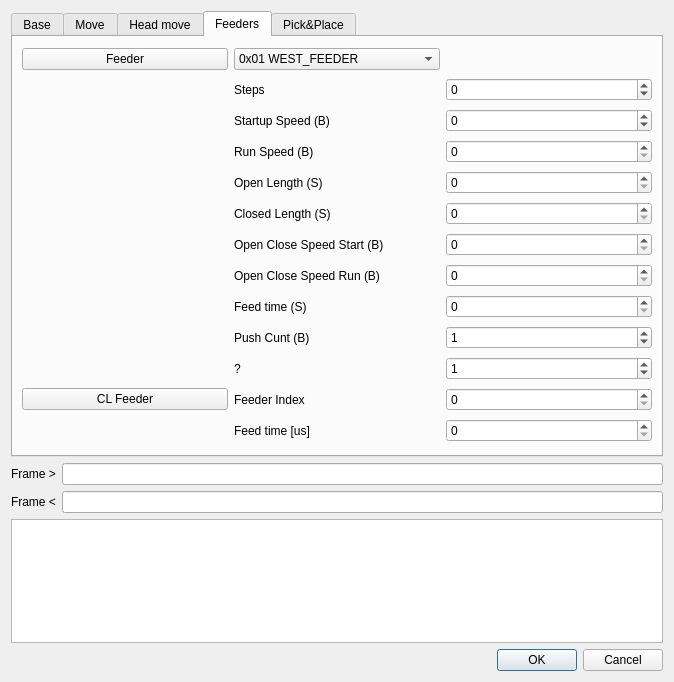
<?xml version="1.0" encoding="UTF-8"?>
<ui version="4.0">
 <class>DialogPlayground</class>
 <widget class="QDialog" name="DialogPlayground">
  <property name="geometry">
   <rect>
    <x>0</x>
    <y>0</y>
    <width>674</width>
    <height>682</height>
   </rect>
  </property>
  <property name="windowTitle">
   <string>Playground</string>
  </property>
  <layout class="QVBoxLayout" name="verticalLayout">
   <item>
    <widget class="QTabWidget" name="tabPlayground">
     <property name="currentIndex">
      <number>3</number>
     </property>
     <widget class="QWidget" name="tabBase">
      <attribute name="title">
       <string>Base</string>
      </attribute>
      <layout class="QGridLayout" name="gridLayout">
       <item row="5" column="1" colspan="2">
        <widget class="QComboBox" name="camCBX">
         <item>
          <property name="text">
           <string>0x01 CAM_DOWN</string>
          </property>
         </item>
         <item>
          <property name="text">
           <string>0x02 CAM_UP_LEFT</string>
          </property>
         </item>
         <item>
          <property name="text">
           <string>0x03 CAM_UP_RIGHT</string>
          </property>
         </item>
        </widget>
       </item>
       <item row="1" column="7">
        <widget class="QCheckBox" name="w3CB">
         <property name="text">
          <string>W3</string>
         </property>
        </widget>
       </item>
       <item row="1" column="3">
        <widget class="QCheckBox" name="Z12CB">
         <property name="text">
          <string>Z1/2</string>
         </property>
        </widget>
       </item>
       <item row="5" column="0">
        <widget class="QPushButton" name="cameraButton">
         <property name="text">
          <string>Camera</string>
         </property>
        </widget>
       </item>
       <item row="6" column="1">
        <widget class="QSpinBox" name="speedSX">
         <property name="maximum">
          <number>255</number>
         </property>
         <property name="value">
          <number>127</number>
         </property>
        </widget>
       </item>
       <item row="1" column="1">
        <widget class="QCheckBox" name="xCB">
         <property name="text">
          <string>X</string>
         </property>
        </widget>
       </item>
       <item row="2" column="1" colspan="2">
        <widget class="QComboBox" name="resetValueCBX">
         <item>
          <property name="text">
           <string>use raw value</string>
          </property>
         </item>
         <item>
          <property name="text">
           <string>0x06 VALVE_NFEEDER</string>
          </property>
         </item>
         <item>
          <property name="text">
           <string>0x05 VALVE_WFEEDER</string>
          </property>
         </item>
         <item>
          <property name="text">
           <string>0x07 VALVE_EFEEDER</string>
          </property>
         </item>
         <item>
          <property name="text">
           <string>0x0A VALVE_SFEEDER</string>
          </property>
         </item>
        </widget>
       </item>
       <item row="2" column="0">
        <widget class="QPushButton" name="resetValvesButton">
         <property name="text">
          <string>Reset Valves</string>
         </property>
        </widget>
       </item>
       <item row="1" column="6">
        <widget class="QCheckBox" name="w2CB">
         <property name="text">
          <string>W2</string>
         </property>
        </widget>
       </item>
       <item row="6" column="0">
        <widget class="QPushButton" name="SpeedCoeffButton">
         <property name="text">
          <string>SpeedCoeff</string>
         </property>
        </widget>
       </item>
       <item row="7" column="0">
        <widget class="QPushButton" name="readVacuumButton">
         <property name="text">
          <string>Read Vacuum</string>
         </property>
        </widget>
       </item>
       <item row="1" column="0">
        <widget class="QPushButton" name="resetButton">
         <property name="text">
          <string>Reset</string>
         </property>
        </widget>
       </item>
       <item row="1" column="5">
        <widget class="QCheckBox" name="w1CB">
         <property name="text">
          <string>W1</string>
         </property>
        </widget>
       </item>
       <item row="0" column="0">
        <widget class="QPushButton" name="onlineButton">
         <property name="text">
          <string>Online</string>
         </property>
        </widget>
       </item>
       <item row="3" column="0">
        <widget class="QPushButton" name="solenoidButton">
         <property name="text">
          <string>Solenoid</string>
         </property>
        </widget>
       </item>
       <item row="7" column="1" colspan="2">
        <widget class="QComboBox" name="readVacuumCBX">
         <item>
          <property name="text">
           <string>0x01 NOZZLE1</string>
          </property>
         </item>
         <item>
          <property name="text">
           <string>0x02 NOZZLE2</string>
          </property>
         </item>
         <item>
          <property name="text">
           <string>0x03 NOZZLE3</string>
          </property>
         </item>
         <item>
          <property name="text">
           <string>0x04 NOZZLE4</string>
          </property>
         </item>
        </widget>
       </item>
       <item row="5" column="4">
        <widget class="QSpinBox" name="brightnessSX">
         <property name="maximum">
          <number>255</number>
         </property>
         <property name="value">
          <number>127</number>
         </property>
        </widget>
       </item>
       <item row="1" column="4">
        <widget class="QCheckBox" name="z34CB">
         <property name="text">
          <string>Z2/3</string>
         </property>
        </widget>
       </item>
       <item row="1" column="2">
        <widget class="QCheckBox" name="yCB">
         <property name="text">
          <string>Y</string>
         </property>
        </widget>
       </item>
       <item row="2" column="3">
        <widget class="QSpinBox" name="rasetValveRawSB"/>
       </item>
       <item row="3" column="1" colspan="2">
        <widget class="QComboBox" name="solenoidCBX">
         <item>
          <property name="text">
           <string>use raw value</string>
          </property>
         </item>
         <item>
          <property name="text">
           <string>0x01 VACUUM1</string>
          </property>
         </item>
         <item>
          <property name="text">
           <string>0x02 VACUUM2</string>
          </property>
         </item>
         <item>
          <property name="text">
           <string>0x03 VACUUM3</string>
          </property>
         </item>
         <item>
          <property name="text">
           <string>0x04 VACUUM4</string>
          </property>
         </item>
         <item>
          <property name="text">
           <string>0x05 WEST_FEEDER</string>
          </property>
         </item>
         <item>
          <property name="text">
           <string>0x06 NORTH_FEEDER</string>
          </property>
         </item>
         <item>
          <property name="text">
           <string>0x07 EAST_FEEDER</string>
          </property>
         </item>
         <item>
          <property name="text">
           <string>0x0A VIBRATION</string>
          </property>
         </item>
         <item>
          <property name="text">
           <string>0x0B LIGHT1</string>
          </property>
         </item>
         <item>
          <property name="text">
           <string>0x0C LIGHT2</string>
          </property>
         </item>
         <item>
          <property name="text">
           <string>0x0D LIGHT3</string>
          </property>
         </item>
        </widget>
       </item>
       <item row="5" column="3">
        <widget class="QLabel" name="label">
         <property name="text">
          <string>Brightness(B)</string>
         </property>
        </widget>
       </item>
       <item row="3" column="3">
        <widget class="QSpinBox" name="solenoidSB"/>
       </item>
       <item row="8" column="0">
        <widget class="QPushButton" name="smtModeButton">
         <property name="text">
          <string>SMT Mode</string>
         </property>
        </widget>
       </item>
       <item row="8" column="1" colspan="2">
        <widget class="QComboBox" name="smtModeCBX">
         <item>
          <property name="text">
           <string>0x00 MANUAL</string>
          </property>
         </item>
         <item>
          <property name="text">
           <string>0x01 BEGIN</string>
          </property>
         </item>
         <item>
          <property name="text">
           <string>0x02 PAUSE</string>
          </property>
         </item>
         <item>
          <property name="text">
           <string>0x03 RECOVER</string>
          </property>
         </item>
         <item>
          <property name="text">
           <string>0x04 STOP</string>
          </property>
         </item>
        </widget>
       </item>
       <item row="3" column="4">
        <widget class="QCheckBox" name="solenoidEnableCB">
         <property name="text">
          <string>Enable</string>
         </property>
        </widget>
       </item>
      </layout>
     </widget>
     <widget class="QWidget" name="tabMove">
      <attribute name="title">
       <string>Move</string>
      </attribute>
      <layout class="QHBoxLayout" name="horizontalLayout_4">
       <item>
        <layout class="QVBoxLayout" name="verticalLayout_3">
         <item>
          <spacer name="verticalSpacer">
           <property name="orientation">
            <enum>Qt::Vertical</enum>
           </property>
           <property name="sizeHint" stdset="0">
            <size>
             <width>20</width>
             <height>40</height>
            </size>
           </property>
          </spacer>
         </item>
         <item>
          <layout class="QHBoxLayout" name="horizontalLayout_2">
           <item>
            <widget class="QLabel" name="label_3">
             <property name="text">
              <string>Steps</string>
             </property>
            </widget>
           </item>
           <item>
            <widget class="QSpinBox" name="moveSteps">
             <property name="minimum">
              <number>-1000000</number>
             </property>
             <property name="maximum">
              <number>1000000</number>
             </property>
            </widget>
           </item>
          </layout>
         </item>
         <item>
          <layout class="QHBoxLayout" name="horizontalLayout">
           <item>
            <widget class="QLabel" name="label_2">
             <property name="text">
              <string>Start Speed(B)</string>
             </property>
            </widget>
           </item>
           <item>
            <widget class="QSpinBox" name="moveStartSpeed">
             <property name="maximum">
              <number>255</number>
             </property>
            </widget>
           </item>
          </layout>
         </item>
         <item>
          <layout class="QHBoxLayout" name="horizontalLayout_3">
           <item>
            <widget class="QLabel" name="label_4">
             <property name="text">
              <string>Run Speed(B)</string>
             </property>
            </widget>
           </item>
           <item>
            <widget class="QSpinBox" name="moveRunSpeed">
             <property name="maximum">
              <number>255</number>
             </property>
            </widget>
           </item>
          </layout>
         </item>
         <item>
          <widget class="QPushButton" name="moveButton">
           <property name="text">
            <string>Move Axis</string>
           </property>
          </widget>
         </item>
        </layout>
       </item>
       <item>
        <widget class="QGroupBox" name="moveAxesGB">
         <property name="title">
          <string>Axes</string>
         </property>
         <layout class="QGridLayout" name="gridLayout_3">
          <item row="7" column="0">
           <widget class="QRadioButton" name="rb7">
            <property name="text">
             <string>0x04 A1</string>
            </property>
            <attribute name="buttonGroup">
             <string notr="true">buttonGroup</string>
            </attribute>
           </widget>
          </item>
          <item row="6" column="0">
           <widget class="QRadioButton" name="rb6">
            <property name="text">
             <string>0x03 Z4</string>
            </property>
            <attribute name="buttonGroup">
             <string notr="true">buttonGroup</string>
            </attribute>
           </widget>
          </item>
          <item row="2" column="0">
           <widget class="QRadioButton" name="rb2">
            <property name="text">
             <string>0x01 Y</string>
            </property>
            <attribute name="buttonGroup">
             <string notr="true">buttonGroup</string>
            </attribute>
           </widget>
          </item>
          <item row="10" column="0">
           <widget class="QRadioButton" name="rb10">
            <property name="text">
             <string>0x07 A4</string>
            </property>
            <attribute name="buttonGroup">
             <string notr="true">buttonGroup</string>
            </attribute>
           </widget>
          </item>
          <item row="9" column="0">
           <widget class="QRadioButton" name="rb9">
            <property name="text">
             <string>0x06 A3</string>
            </property>
            <attribute name="buttonGroup">
             <string notr="true">buttonGroup</string>
            </attribute>
           </widget>
          </item>
          <item row="12" column="0">
           <widget class="QRadioButton" name="radioButton_2">
            <property name="text">
             <string>0x08 WEST_FEEDER</string>
            </property>
            <attribute name="buttonGroup">
             <string notr="true">buttonGroup</string>
            </attribute>
           </widget>
          </item>
          <item row="8" column="0">
           <widget class="QRadioButton" name="rb8">
            <property name="text">
             <string>0x05 A2</string>
            </property>
            <attribute name="buttonGroup">
             <string notr="true">buttonGroup</string>
            </attribute>
           </widget>
          </item>
          <item row="0" column="0">
           <widget class="QRadioButton" name="rb1">
            <property name="text">
             <string>0x00 X</string>
            </property>
            <property name="checked">
             <bool>true</bool>
            </property>
            <attribute name="buttonGroup">
             <string notr="true">buttonGroup</string>
            </attribute>
           </widget>
          </item>
          <item row="3" column="0">
           <widget class="QRadioButton" name="rb3">
            <property name="text">
             <string>0x02 Z1</string>
            </property>
            <attribute name="buttonGroup">
             <string notr="true">buttonGroup</string>
            </attribute>
           </widget>
          </item>
          <item row="5" column="0">
           <widget class="QRadioButton" name="rb5">
            <property name="text">
             <string>0x03 Z3</string>
            </property>
            <attribute name="buttonGroup">
             <string notr="true">buttonGroup</string>
            </attribute>
           </widget>
          </item>
          <item row="13" column="0">
           <widget class="QRadioButton" name="radioButton_3">
            <property name="text">
             <string>0x09 NORTH_FEEDER</string>
            </property>
            <attribute name="buttonGroup">
             <string notr="true">buttonGroup</string>
            </attribute>
           </widget>
          </item>
          <item row="4" column="0">
           <widget class="QRadioButton" name="rb4">
            <property name="text">
             <string>0x02 Z2</string>
            </property>
            <attribute name="buttonGroup">
             <string notr="true">buttonGroup</string>
            </attribute>
           </widget>
          </item>
          <item row="14" column="0">
           <widget class="QRadioButton" name="radioButton">
            <property name="text">
             <string>0x0A EAST_FEEDER</string>
            </property>
            <attribute name="buttonGroup">
             <string notr="true">buttonGroup</string>
            </attribute>
           </widget>
          </item>
         </layout>
        </widget>
       </item>
      </layout>
     </widget>
     <widget class="QWidget" name="tabHeadMove">
      <attribute name="title">
       <string>Head move</string>
      </attribute>
      <layout class="QGridLayout" name="gridLayout_2" columnstretch="1,4,4,4">
       <item row="4" column="3">
        <widget class="QSpinBox" name="hmRsY">
         <property name="maximum">
          <number>255</number>
         </property>
        </widget>
       </item>
       <item row="5" column="0">
        <widget class="QLabel" name="label_7">
         <property name="text">
          <string>A1</string>
         </property>
        </widget>
       </item>
       <item row="7" column="3">
        <widget class="QSpinBox" name="hmRsA3">
         <property name="maximum">
          <number>255</number>
         </property>
        </widget>
       </item>
       <item row="1" column="0">
        <widget class="QLabel" name="label_11">
         <property name="text">
          <string>Axis</string>
         </property>
        </widget>
       </item>
       <item row="3" column="3">
        <widget class="QSpinBox" name="hmRsX">
         <property name="maximum">
          <number>255</number>
         </property>
        </widget>
       </item>
       <item row="4" column="2">
        <widget class="QSpinBox" name="hmSsY">
         <property name="maximum">
          <number>255</number>
         </property>
        </widget>
       </item>
       <item row="1" column="2">
        <widget class="QLabel" name="label_13">
         <property name="text">
          <string>Start Speed (B)</string>
         </property>
        </widget>
       </item>
       <item row="8" column="0">
        <widget class="QLabel" name="label_10">
         <property name="text">
          <string>A4</string>
         </property>
        </widget>
       </item>
       <item row="9" column="0">
        <widget class="QPushButton" name="HeadMoveButton">
         <property name="text">
          <string>Move Head</string>
         </property>
        </widget>
       </item>
       <item row="6" column="1">
        <widget class="QSpinBox" name="hmStepsA2">
         <property name="minimum">
          <number>-1000000</number>
         </property>
         <property name="maximum">
          <number>1000000</number>
         </property>
        </widget>
       </item>
       <item row="8" column="3">
        <widget class="QSpinBox" name="hmRsA4">
         <property name="maximum">
          <number>255</number>
         </property>
        </widget>
       </item>
       <item row="3" column="2">
        <widget class="QSpinBox" name="hmSsX">
         <property name="maximum">
          <number>255</number>
         </property>
        </widget>
       </item>
       <item row="8" column="2">
        <widget class="QSpinBox" name="hmSsA4">
         <property name="maximum">
          <number>255</number>
         </property>
        </widget>
       </item>
       <item row="4" column="1">
        <widget class="QSpinBox" name="hmStepsY">
         <property name="minimum">
          <number>-1000000</number>
         </property>
         <property name="maximum">
          <number>1000000</number>
         </property>
        </widget>
       </item>
       <item row="3" column="0">
        <widget class="QLabel" name="label_5">
         <property name="text">
          <string>X</string>
         </property>
        </widget>
       </item>
       <item row="4" column="0">
        <widget class="QLabel" name="label_6">
         <property name="text">
          <string>Y</string>
         </property>
        </widget>
       </item>
       <item row="1" column="3">
        <widget class="QLabel" name="label_14">
         <property name="text">
          <string>Run Speed (B)</string>
         </property>
        </widget>
       </item>
       <item row="7" column="0">
        <widget class="QLabel" name="label_9">
         <property name="text">
          <string>A3</string>
         </property>
        </widget>
       </item>
       <item row="6" column="3">
        <widget class="QSpinBox" name="hmRsA2">
         <property name="maximum">
          <number>255</number>
         </property>
        </widget>
       </item>
       <item row="5" column="2">
        <widget class="QSpinBox" name="hmSsA1">
         <property name="maximum">
          <number>255</number>
         </property>
        </widget>
       </item>
       <item row="7" column="1">
        <widget class="QSpinBox" name="hmStepsA3">
         <property name="minimum">
          <number>-1000000</number>
         </property>
         <property name="maximum">
          <number>1000000</number>
         </property>
        </widget>
       </item>
       <item row="5" column="1">
        <widget class="QSpinBox" name="hmStepsA1">
         <property name="minimum">
          <number>-1000000</number>
         </property>
         <property name="maximum">
          <number>1000000</number>
         </property>
        </widget>
       </item>
       <item row="6" column="0">
        <widget class="QLabel" name="label_8">
         <property name="text">
          <string>A2</string>
         </property>
        </widget>
       </item>
       <item row="3" column="1">
        <widget class="QSpinBox" name="hmStepsX">
         <property name="minimum">
          <number>-1000000</number>
         </property>
         <property name="maximum">
          <number>1000000</number>
         </property>
        </widget>
       </item>
       <item row="8" column="1">
        <widget class="QSpinBox" name="hmStepsA4">
         <property name="minimum">
          <number>-1000000</number>
         </property>
         <property name="maximum">
          <number>1000000</number>
         </property>
        </widget>
       </item>
       <item row="5" column="3">
        <widget class="QSpinBox" name="hmRsA1">
         <property name="maximum">
          <number>255</number>
         </property>
        </widget>
       </item>
       <item row="6" column="2">
        <widget class="QSpinBox" name="hmSsA2">
         <property name="maximum">
          <number>255</number>
         </property>
        </widget>
       </item>
       <item row="1" column="1">
        <widget class="QLabel" name="label_12">
         <property name="text">
          <string>Steps</string>
         </property>
        </widget>
       </item>
       <item row="7" column="2">
        <widget class="QSpinBox" name="hmSsA3">
         <property name="maximum">
          <number>255</number>
         </property>
        </widget>
       </item>
       <item row="0" column="0">
        <spacer name="verticalSpacer_2">
         <property name="orientation">
          <enum>Qt::Vertical</enum>
         </property>
         <property name="sizeHint" stdset="0">
          <size>
           <width>20</width>
           <height>40</height>
          </size>
         </property>
        </spacer>
       </item>
       <item row="9" column="1">
        <widget class="QCheckBox" name="waitCB">
         <property name="text">
          <string>Return early</string>
         </property>
        </widget>
       </item>
      </layout>
     </widget>
     <widget class="QWidget" name="tabFeeders">
      <attribute name="title">
       <string>Feeders</string>
      </attribute>
      <layout class="QGridLayout" name="gridLayout_4">
       <item row="4" column="1">
        <widget class="QLabel" name="label_18">
         <property name="text">
          <string>Open Length (S)</string>
         </property>
        </widget>
       </item>
       <item row="0" column="1">
        <widget class="QComboBox" name="feedersCBX">
         <item>
          <property name="text">
           <string>0x01 WEST_FEEDER</string>
          </property>
         </item>
         <item>
          <property name="text">
           <string>0x02 NORTH_FEEDER</string>
          </property>
         </item>
         <item>
          <property name="text">
           <string>0x03 EAST_FEEDER</string>
          </property>
         </item>
        </widget>
       </item>
       <item row="4" column="2">
        <widget class="QSpinBox" name="fOl">
         <property name="maximum">
          <number>65535</number>
         </property>
        </widget>
       </item>
       <item row="0" column="0">
        <widget class="QPushButton" name="feederButton">
         <property name="text">
          <string>Feeder</string>
         </property>
        </widget>
       </item>
       <item row="3" column="2">
        <widget class="QSpinBox" name="fRs">
         <property name="maximum">
          <number>255</number>
         </property>
        </widget>
       </item>
       <item row="10" column="2">
        <widget class="QSpinBox" name="flast">
         <property name="maximum">
          <number>255</number>
         </property>
         <property name="value">
          <number>1</number>
         </property>
        </widget>
       </item>
       <item row="8" column="1">
        <widget class="QLabel" name="label_22">
         <property name="text">
          <string>Feed time (S)</string>
         </property>
        </widget>
       </item>
       <item row="12" column="1">
        <widget class="QLabel" name="label_26">
         <property name="text">
          <string>Feed time [us]</string>
         </property>
        </widget>
       </item>
       <item row="1" column="1">
        <widget class="QLabel" name="label_15">
         <property name="text">
          <string>Steps</string>
         </property>
        </widget>
       </item>
       <item row="8" column="2">
        <widget class="QSpinBox" name="fFt">
         <property name="maximum">
          <number>65535</number>
         </property>
        </widget>
       </item>
       <item row="7" column="2">
        <widget class="QSpinBox" name="ocRs">
         <property name="maximum">
          <number>255</number>
         </property>
        </widget>
       </item>
       <item row="7" column="1">
        <widget class="QLabel" name="label_21">
         <property name="text">
          <string>Open Close Speed Run (B)</string>
         </property>
        </widget>
       </item>
       <item row="5" column="2">
        <widget class="QSpinBox" name="fCl">
         <property name="maximum">
          <number>65535</number>
         </property>
        </widget>
       </item>
       <item row="2" column="1">
        <widget class="QLabel" name="label_16">
         <property name="text">
          <string>Startup Speed (B)</string>
         </property>
        </widget>
       </item>
       <item row="6" column="1">
        <widget class="QLabel" name="label_20">
         <property name="text">
          <string>Open Close Speed Start (B)</string>
         </property>
        </widget>
       </item>
       <item row="6" column="2">
        <widget class="QSpinBox" name="ocSs">
         <property name="maximum">
          <number>255</number>
         </property>
        </widget>
       </item>
       <item row="11" column="2">
        <widget class="QSpinBox" name="fCli">
         <property name="maximum">
          <number>255</number>
         </property>
        </widget>
       </item>
       <item row="12" column="2">
        <widget class="QSpinBox" name="fClt">
         <property name="maximum">
          <number>65535</number>
         </property>
        </widget>
       </item>
       <item row="1" column="2">
        <widget class="QSpinBox" name="fSteps">
         <property name="minimum">
          <number>-1000000</number>
         </property>
         <property name="maximum">
          <number>1000000</number>
         </property>
        </widget>
       </item>
       <item row="11" column="1">
        <widget class="QLabel" name="label_25">
         <property name="text">
          <string>Feeder Index</string>
         </property>
        </widget>
       </item>
       <item row="9" column="1">
        <widget class="QLabel" name="label_23">
         <property name="text">
          <string>Push Cunt (B)</string>
         </property>
        </widget>
       </item>
       <item row="11" column="0">
        <widget class="QPushButton" name="yamahaFeederButton">
         <property name="text">
          <string>CL Feeder</string>
         </property>
        </widget>
       </item>
       <item row="5" column="1">
        <widget class="QLabel" name="label_19">
         <property name="text">
          <string>Closed Length (S)</string>
         </property>
        </widget>
       </item>
       <item row="3" column="1">
        <widget class="QLabel" name="label_17">
         <property name="text">
          <string>Run Speed (B)</string>
         </property>
        </widget>
       </item>
       <item row="10" column="1">
        <widget class="QLabel" name="label_24">
         <property name="text">
          <string>?</string>
         </property>
        </widget>
       </item>
       <item row="9" column="2">
        <widget class="QSpinBox" name="fPc">
         <property name="maximum">
          <number>255</number>
         </property>
         <property name="value">
          <number>1</number>
         </property>
        </widget>
       </item>
       <item row="2" column="2">
        <widget class="QSpinBox" name="fSs">
         <property name="minimum">
          <number>-1000000</number>
         </property>
         <property name="maximum">
          <number>1000000</number>
         </property>
        </widget>
       </item>
      </layout>
     </widget>
     <widget class="QWidget" name="tab">
      <attribute name="title">
       <string>Pick&amp;&amp;Place</string>
      </attribute>
      <layout class="QGridLayout" name="gridLayout_5">
       <item row="5" column="2">
        <widget class="QSpinBox" name="piN">
         <property name="maximum">
          <number>255</number>
         </property>
        </widget>
       </item>
       <item row="9" column="0">
        <widget class="QPushButton" name="placeButton">
         <property name="text">
          <string>Place</string>
         </property>
        </widget>
       </item>
       <item row="12" column="1">
        <widget class="QLabel" name="label_35">
         <property name="text">
          <string>Run SPeed (B)</string>
         </property>
        </widget>
       </item>
       <item row="13" column="1">
        <widget class="QLabel" name="label_36">
         <property name="text">
          <string>Z Steps Vacuum Shut</string>
         </property>
        </widget>
       </item>
       <item row="3" column="2">
        <widget class="QSpinBox" name="piSs">
         <property name="maximum">
          <number>255</number>
         </property>
        </widget>
       </item>
       <item row="7" column="1">
        <widget class="QLabel" name="label_29">
         <property name="text">
          <string>Vacuum Test Level (B)</string>
         </property>
        </widget>
       </item>
       <item row="5" column="1">
        <widget class="QLabel" name="label_30">
         <property name="text">
          <string>Nozzle Nr (B)</string>
         </property>
        </widget>
       </item>
       <item row="4" column="1">
        <widget class="QLabel" name="label_31">
         <property name="text">
          <string>Run Speed (B)</string>
         </property>
        </widget>
       </item>
       <item row="9" column="1">
        <widget class="QComboBox" name="placeAxeCBX">
         <item>
          <property name="text">
           <string>0x02 Z1</string>
          </property>
         </item>
         <item>
          <property name="text">
           <string>0x02 Z2</string>
          </property>
         </item>
         <item>
          <property name="text">
           <string>0x03 Z3</string>
          </property>
         </item>
         <item>
          <property name="text">
           <string>0x04 Z4</string>
          </property>
         </item>
        </widget>
       </item>
       <item row="4" column="2">
        <widget class="QSpinBox" name="piRs">
         <property name="maximum">
          <number>255</number>
         </property>
        </widget>
       </item>
       <item row="1" column="0">
        <widget class="QPushButton" name="pickButton">
         <property name="text">
          <string>Pick</string>
         </property>
        </widget>
       </item>
       <item row="3" column="1">
        <widget class="QLabel" name="label_32">
         <property name="text">
          <string>Start Speed (B)</string>
         </property>
        </widget>
       </item>
       <item row="10" column="1">
        <widget class="QLabel" name="label_33">
         <property name="text">
          <string>Z steps</string>
         </property>
        </widget>
       </item>
       <item row="1" column="1">
        <widget class="QComboBox" name="pickAxeCBX">
         <item>
          <property name="text">
           <string>0x02 Z1</string>
          </property>
         </item>
         <item>
          <property name="text">
           <string>0x02 Z2</string>
          </property>
         </item>
         <item>
          <property name="text">
           <string>0x03 Z3</string>
          </property>
         </item>
         <item>
          <property name="text">
           <string>0x03 Z4</string>
          </property>
         </item>
        </widget>
       </item>
       <item row="11" column="1">
        <widget class="QLabel" name="label_34">
         <property name="text">
          <string>Start Speed (B)</string>
         </property>
        </widget>
       </item>
       <item row="7" column="2">
        <widget class="QSpinBox" name="piVtl">
         <property name="maximum">
          <number>255</number>
         </property>
        </widget>
       </item>
       <item row="6" column="2">
        <widget class="QSpinBox" name="piPd">
         <property name="maximum">
          <number>65535</number>
         </property>
        </widget>
       </item>
       <item row="2" column="1">
        <widget class="QLabel" name="label_27">
         <property name="text">
          <string>Z steps</string>
         </property>
        </widget>
       </item>
       <item row="14" column="1">
        <widget class="QLabel" name="label_37">
         <property name="text">
          <string>Put Delay (S)</string>
         </property>
        </widget>
       </item>
       <item row="2" column="2">
        <widget class="QSpinBox" name="piZ">
         <property name="minimum">
          <number>-1000000</number>
         </property>
         <property name="maximum">
          <number>1000000</number>
         </property>
        </widget>
       </item>
       <item row="6" column="1">
        <widget class="QLabel" name="label_28">
         <property name="text">
          <string>Put Delay (S)</string>
         </property>
        </widget>
       </item>
       <item row="15" column="1">
        <widget class="QLabel" name="label_38">
         <property name="text">
          <string>Vacuum Test Level (B)</string>
         </property>
        </widget>
       </item>
       <item row="10" column="2">
        <widget class="QSpinBox" name="plZ">
         <property name="minimum">
          <number>-1000000</number>
         </property>
         <property name="maximum">
          <number>1000000</number>
         </property>
        </widget>
       </item>
       <item row="11" column="2">
        <widget class="QSpinBox" name="plSs">
         <property name="maximum">
          <number>255</number>
         </property>
        </widget>
       </item>
       <item row="12" column="2">
        <widget class="QSpinBox" name="plRs">
         <property name="maximum">
          <number>255</number>
         </property>
        </widget>
       </item>
       <item row="13" column="2">
        <widget class="QSpinBox" name="plZsvs">
         <property name="minimum">
          <number>-1000000</number>
         </property>
         <property name="maximum">
          <number>1000000</number>
         </property>
        </widget>
       </item>
       <item row="14" column="2">
        <widget class="QSpinBox" name="plPd">
         <property name="maximum">
          <number>65535</number>
         </property>
        </widget>
       </item>
       <item row="15" column="2">
        <widget class="QSpinBox" name="plVtl">
         <property name="maximum">
          <number>255</number>
         </property>
        </widget>
       </item>
      </layout>
     </widget>
    </widget>
   </item>
   <item>
    <layout class="QHBoxLayout" name="horizontalLayout_7">
     <item>
      <widget class="QLabel" name="label_40">
       <property name="text">
        <string>Frame &gt;</string>
       </property>
      </widget>
     </item>
     <item>
      <widget class="QLineEdit" name="frameOutLE"/>
     </item>
    </layout>
   </item>
   <item>
    <layout class="QHBoxLayout" name="horizontalLayout_6">
     <item>
      <widget class="QLabel" name="label_39">
       <property name="text">
        <string>Frame &lt;</string>
       </property>
      </widget>
     </item>
     <item>
      <widget class="QLineEdit" name="frameInLE"/>
     </item>
    </layout>
   </item>
   <item>
    <widget class="QPlainTextEdit" name="plainTextEdit"/>
   </item>
   <item>
    <widget class="QDialogButtonBox" name="buttonBox">
     <property name="orientation">
      <enum>Qt::Horizontal</enum>
     </property>
     <property name="standardButtons">
      <set>QDialogButtonBox::Cancel|QDialogButtonBox::Ok</set>
     </property>
    </widget>
   </item>
  </layout>
 </widget>
 <resources/>
 <connections>
  <connection>
   <sender>buttonBox</sender>
   <signal>accepted()</signal>
   <receiver>DialogPlayground</receiver>
   <slot>accept()</slot>
   <hints>
    <hint type="sourcelabel">
     <x>257</x>
     <y>579</y>
    </hint>
    <hint type="destinationlabel">
     <x>157</x>
     <y>274</y>
    </hint>
   </hints>
  </connection>
  <connection>
   <sender>buttonBox</sender>
   <signal>rejected()</signal>
   <receiver>DialogPlayground</receiver>
   <slot>reject()</slot>
   <hints>
    <hint type="sourcelabel">
     <x>325</x>
     <y>579</y>
    </hint>
    <hint type="destinationlabel">
     <x>286</x>
     <y>274</y>
    </hint>
   </hints>
  </connection>
  <connection>
   <sender>onlineButton</sender>
   <signal>clicked()</signal>
   <receiver>DialogPlayground</receiver>
   <slot>pbBaseOnline()</slot>
   <hints>
    <hint type="sourcelabel">
     <x>72</x>
     <y>64</y>
    </hint>
    <hint type="destinationlabel">
     <x>148</x>
     <y>5</y>
    </hint>
   </hints>
  </connection>
  <connection>
   <sender>resetButton</sender>
   <signal>clicked()</signal>
   <receiver>DialogPlayground</receiver>
   <slot>pbBaseReset()</slot>
   <hints>
    <hint type="sourcelabel">
     <x>65</x>
     <y>117</y>
    </hint>
    <hint type="destinationlabel">
     <x>4</x>
     <y>101</y>
    </hint>
   </hints>
  </connection>
  <connection>
   <sender>resetValvesButton</sender>
   <signal>clicked()</signal>
   <receiver>DialogPlayground</receiver>
   <slot>pbBaseResetValves()</slot>
   <hints>
    <hint type="sourcelabel">
     <x>66</x>
     <y>150</y>
    </hint>
    <hint type="destinationlabel">
     <x>3</x>
     <y>140</y>
    </hint>
   </hints>
  </connection>
  <connection>
   <sender>solenoidButton</sender>
   <signal>clicked()</signal>
   <receiver>DialogPlayground</receiver>
   <slot>pbBaseSolenoid()</slot>
   <hints>
    <hint type="sourcelabel">
     <x>42</x>
     <y>188</y>
    </hint>
    <hint type="destinationlabel">
     <x>5</x>
     <y>179</y>
    </hint>
   </hints>
  </connection>
  <connection>
   <sender>cameraButton</sender>
   <signal>clicked()</signal>
   <receiver>DialogPlayground</receiver>
   <slot>pbBaseCamera()</slot>
   <hints>
    <hint type="sourcelabel">
     <x>65</x>
     <y>234</y>
    </hint>
    <hint type="destinationlabel">
     <x>4</x>
     <y>234</y>
    </hint>
   </hints>
  </connection>
  <connection>
   <sender>SpeedCoeffButton</sender>
   <signal>clicked()</signal>
   <receiver>DialogPlayground</receiver>
   <slot>pbBaseSpeedCoeff()</slot>
   <hints>
    <hint type="sourcelabel">
     <x>53</x>
     <y>278</y>
    </hint>
    <hint type="destinationlabel">
     <x>5</x>
     <y>273</y>
    </hint>
   </hints>
  </connection>
  <connection>
   <sender>readVacuumButton</sender>
   <signal>clicked()</signal>
   <receiver>DialogPlayground</receiver>
   <slot>pbBaseReadVacuum()</slot>
   <hints>
    <hint type="sourcelabel">
     <x>58</x>
     <y>335</y>
    </hint>
    <hint type="destinationlabel">
     <x>7</x>
     <y>323</y>
    </hint>
   </hints>
  </connection>
  <connection>
   <sender>smtModeButton</sender>
   <signal>clicked()</signal>
   <receiver>DialogPlayground</receiver>
   <slot>pbBaseSmtMode()</slot>
   <hints>
    <hint type="sourcelabel">
     <x>20</x>
     <y>376</y>
    </hint>
    <hint type="destinationlabel">
     <x>5</x>
     <y>368</y>
    </hint>
   </hints>
  </connection>
  <connection>
   <sender>moveButton</sender>
   <signal>clicked()</signal>
   <receiver>DialogPlayground</receiver>
   <slot>pbMoveAxis()</slot>
   <hints>
    <hint type="sourcelabel">
     <x>62</x>
     <y>390</y>
    </hint>
    <hint type="destinationlabel">
     <x>5</x>
     <y>359</y>
    </hint>
   </hints>
  </connection>
  <connection>
   <sender>HeadMoveButton</sender>
   <signal>clicked()</signal>
   <receiver>DialogPlayground</receiver>
   <slot>pbHeadMove()</slot>
   <hints>
    <hint type="sourcelabel">
     <x>40</x>
     <y>400</y>
    </hint>
    <hint type="destinationlabel">
     <x>5</x>
     <y>420</y>
    </hint>
   </hints>
  </connection>
  <connection>
   <sender>feederButton</sender>
   <signal>clicked()</signal>
   <receiver>DialogPlayground</receiver>
   <slot>pbFeeder()</slot>
   <hints>
    <hint type="sourcelabel">
     <x>113</x>
     <y>47</y>
    </hint>
    <hint type="destinationlabel">
     <x>4</x>
     <y>50</y>
    </hint>
   </hints>
  </connection>
  <connection>
   <sender>yamahaFeederButton</sender>
   <signal>clicked()</signal>
   <receiver>DialogPlayground</receiver>
   <slot>pbClFeeder()</slot>
   <hints>
    <hint type="sourcelabel">
     <x>40</x>
     <y>356</y>
    </hint>
    <hint type="destinationlabel">
     <x>8</x>
     <y>9</y>
    </hint>
   </hints>
  </connection>
  <connection>
   <sender>pickButton</sender>
   <signal>clicked()</signal>
   <receiver>DialogPlayground</receiver>
   <slot>pbPick()</slot>
   <hints>
    <hint type="sourcelabel">
     <x>72</x>
     <y>52</y>
    </hint>
    <hint type="destinationlabel">
     <x>11</x>
     <y>449</y>
    </hint>
   </hints>
  </connection>
  <connection>
   <sender>placeButton</sender>
   <signal>clicked()</signal>
   <receiver>DialogPlayground</receiver>
   <slot>pbPlace()</slot>
   <hints>
    <hint type="sourcelabel">
     <x>46</x>
     <y>243</y>
    </hint>
    <hint type="destinationlabel">
     <x>-2</x>
     <y>403</y>
    </hint>
   </hints>
  </connection>
 </connections>
 <slots>
  <slot>pbBaseOnline()</slot>
  <slot>pbBaseReset()</slot>
  <slot>pbBaseResetValves()</slot>
  <slot>pbBaseSolenoid()</slot>
  <slot>pbBaseCamera()</slot>
  <slot>pbBaseSpeedCoeff()</slot>
  <slot>pbBaseReadVacuum()</slot>
  <slot>pbBaseSmtMode()</slot>
  <slot>pbMoveAxis()</slot>
  <slot>pbHeadMove()</slot>
  <slot>pbFeeder()</slot>
  <slot>pbClFeeder()</slot>
  <slot>pbPick()</slot>
  <slot>pbPlace()</slot>
 </slots>
 <buttongroups>
  <buttongroup name="buttonGroup"/>
 </buttongroups>
</ui>
